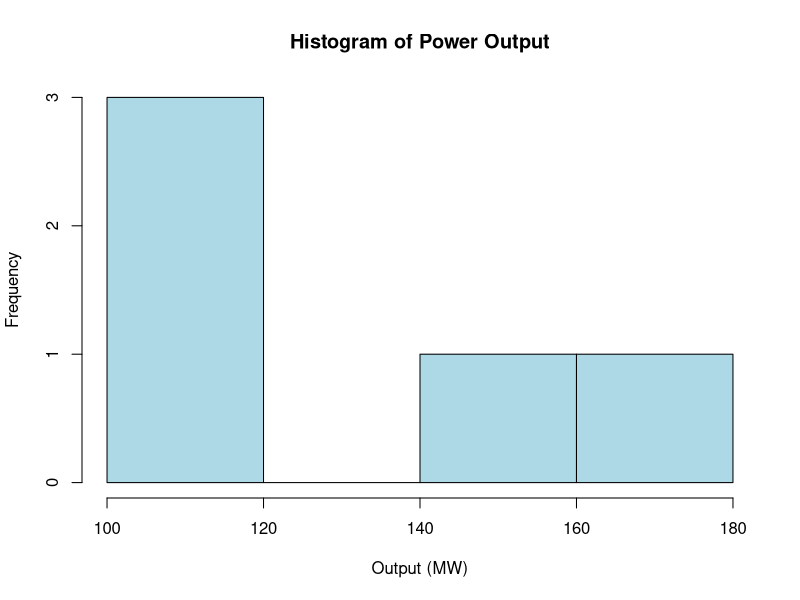
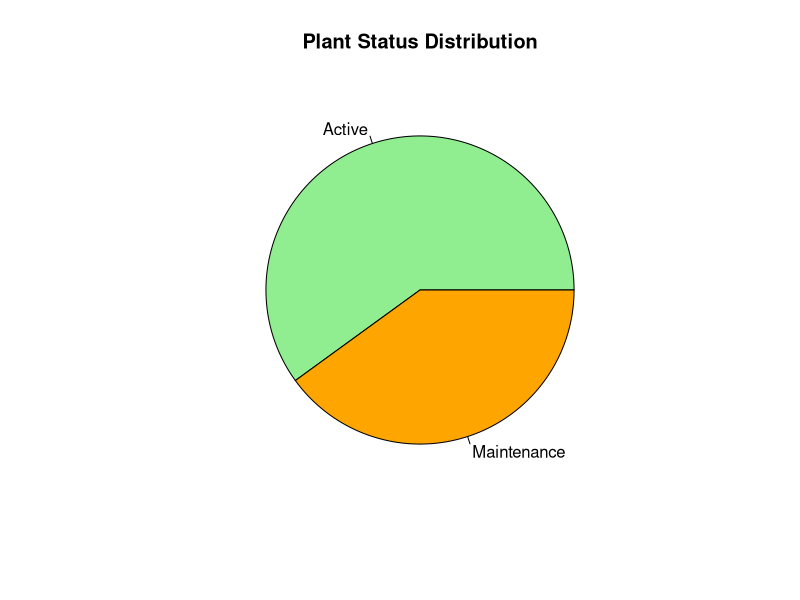
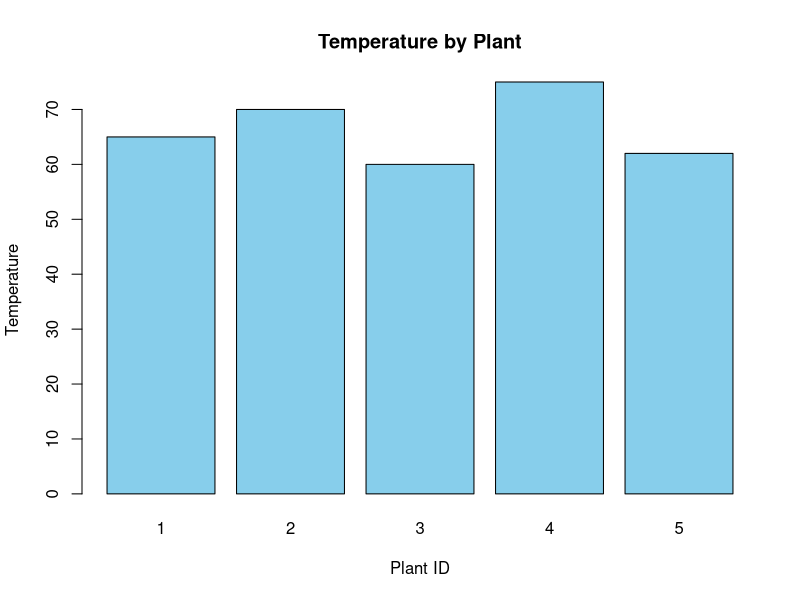
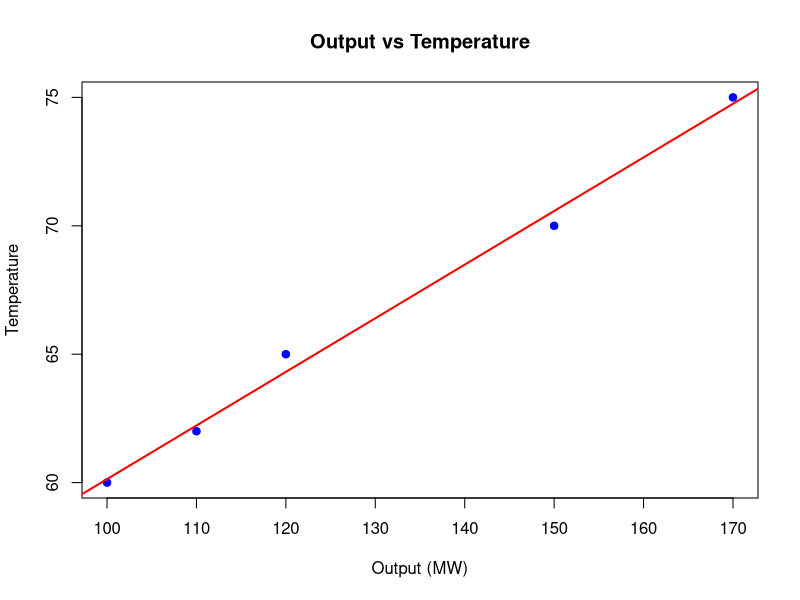

Here is the R script that generated these plots, in order:
# Dataset
plant <- data.frame(
  Plant_ID = c(1,2,3,4,5),
  Output_MW = c(120,150,100,170,110),
  Temperature = c(65,70,60,75,62),
  Status = c("Active","Active","Maintenance",
             "Active","Maintenance")
)

hist(plant$Output_MW,
     main = "Histogram of Power Output",
     xlab = "Output (MW)",
     col = "lightblue",
     border = "black")



# Dataset
plant <- data.frame(
  Status = c("Active","Active","Maintenance",
             "Active","Maintenance")
)

status_count <- table(plant$Status)

pie(status_count,
    main = "Plant Status Distribution",
    col = c("lightgreen","orange"))


# Dataset
plant <- data.frame(
  Plant_ID = c(1,2,3,4,5),
  Temperature = c(65,70,60,75,62)
)

barplot(plant$Temperature,
        names.arg = plant$Plant_ID,
        col = "skyblue",
        main = "Temperature by Plant",
        xlab = "Plant ID",
        ylab = "Temperature")


# Dataset
plant <- data.frame(
  Output_MW = c(120,150,100,170,110),
  Temperature = c(65,70,60,75,62)
)

plot(plant$Output_MW,
     plant$Temperature,
     pch = 19,
     col = "blue",
     main = "Output vs Temperature",
     xlab = "Output (MW)",
     ylab = "Temperature")

abline(lm(Temperature ~ Output_MW,
          data = plant),
       col = "red",
       lwd = 2)
